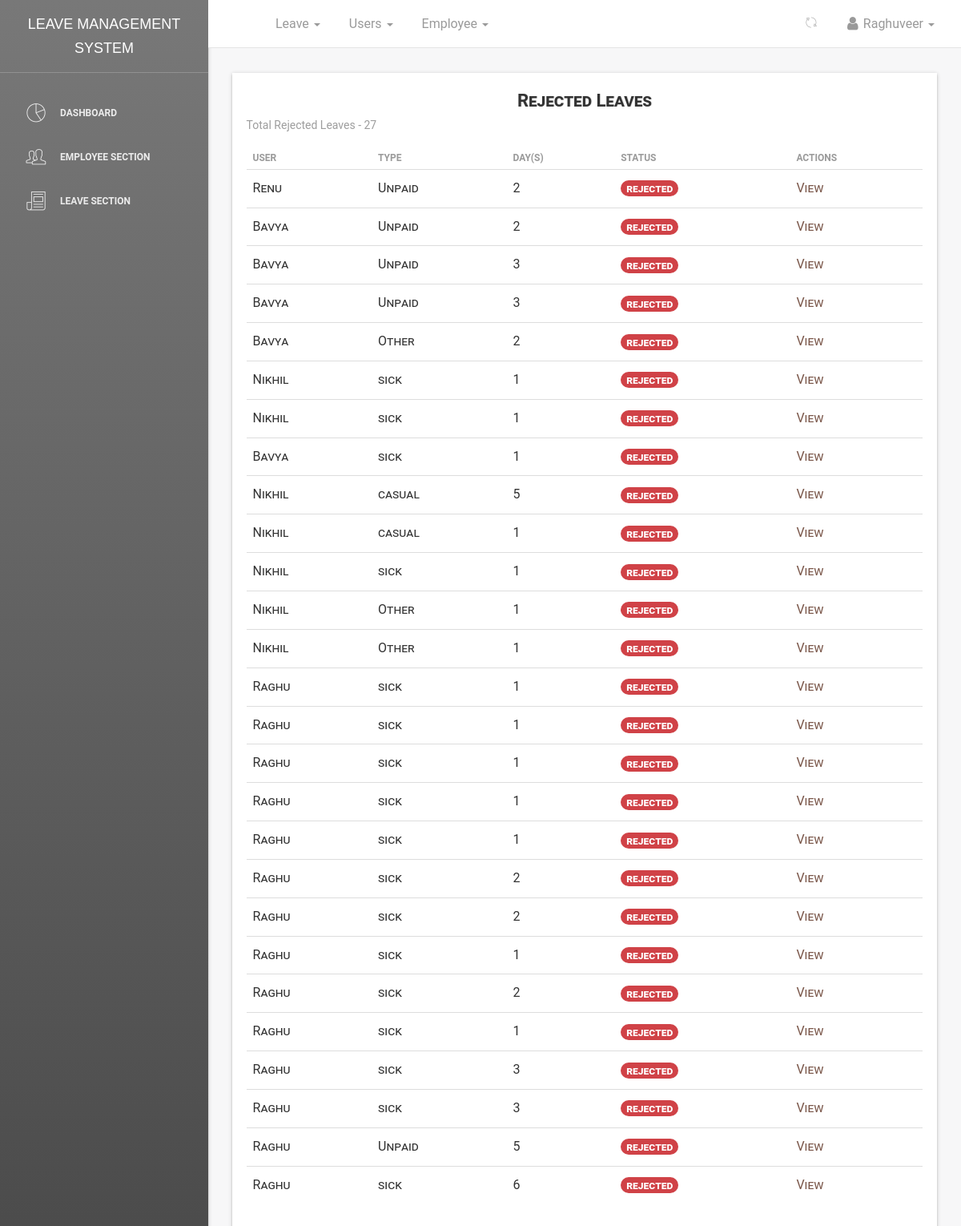
Screenshot of /dashboard/leaves/rejected/all/ (signed in) with the database file from the repository.
### leave/models.py (models this page shows, shortened)
class Leave(models.Model):
    user = models.ForeignKey(User, on_delete=models.CASCADE, default=1)
    startdate = models.DateField(verbose_name=_('Start Date'), help_text='leave start date is on ..', null=True,
                                 blank=False)
    enddate = models.DateField(verbose_name=_('End Date'), help_text='comes back on', null=True, blank=False)
    leavetype = models.CharField(choices=LEAVE_TYPE, max_length=25, default=SICK, null=True, blank=False)
    reason = models.CharField(verbose_name=_('Reason for Leave'), max_length=255,
                              help_text='add additional information for leave', null=True, blank=True)
    status = models.CharField(max_length=12, default='pending')  # pending,approved,rejected,cancelled
    is_approved = models.BooleanField(default=False)  # hide
    updated = models.DateTimeField(auto_now=True, auto_now_add=False)
    created = models.DateTimeField(auto_now=False, auto_now_add=True)
    objects = LeaveManager()
    Tempdays = 0
    date_of_approved_leave = 0
    class Meta:
        verbose_name = _('Leave')
        verbose_name_plural = _('Leaves')
        ordering = ['-created']  # recent objects
    def businessDays(self, startdate, enddate):
        from datetime import timedelta
        test_date1, test_date2 = startdate, enddate
        dates = (test_date1 + timedelta(idx+1) for idx in range((test_date2 - test_date1).days))
        res = sum(1 for day in dates if day.weekday() < 5)
        holiday_list = [
            (12, 25),  # Christmas
            (7, 4)  # New Year
        ]
        for holiday_month, holiday_day in holiday_list:
            holiday_date = startdate.replace(month=holiday_month, day=holiday_day)
            if startdate <= holiday_date <= enddate:
                res -= 1
        return res
    @property
    def leave_days(self):
        days_count = ''
        startdate = self.startdate
        enddate = self.enddate
        if startdate > enddate:
            return
        dates = (enddate - startdate)
        Leave.Tempdays = dates.days
        print("leaves applied", Leave.Tempdays)
        busineesDay = self.businessDays(startdate, enddate)
        print("busineesDay : ", busineesDay)
        Leave.Tempdays = busineesDay
        Leave.date_of_approved_leave = self.created
        return busineesDay

### dashboard/views.py (the view)
# urls.py: path('leaves/rejected/all/', views.leave_rejected_list, name='leavesrejected'),
def leave_rejected_list(request):
    dataset = dict()
    department_id = None
    if request.user.username == "Raghuveer":
        department_id = 3
    elif request.user.username == "Akhil":
        department_id = 4
    elif request.user.username == "Vasu":
        department_id = 2
    if department_id:
        leave = Leave.objects.all_rejected_leaves().filter(user__employee__department_id=department_id)
    dataset['leave_list_rejected'] = leave
    return render(request, 'dashboard/rejected_leaves_list.html', dataset)

### leave/manager.py (called while the page is built)
    def all_rejected_leaves(self):
        return super().get_queryset().filter(status='rejected').order_by('-created')

### templates/dashboard/rejected_leaves_list.html (shortened to what this page needs)
{% extends '_layout.html' %}
 {% block navheader %}
 	{% include 'includes/navheader_employee_app.html' %}
 {% endblock %}
 {% block content %}
        <section class="content">
            <section class="container-fluid">
            	   <section class="row">
                        <section class="col col-sm-8 offset-sm-2">
                        </section>
                    </section>
                	<div class="table-responsive table-shadow">
                		<div class="text-center table-description">
                			<h4 class="title-h3" style="text-shadow: 1px 0px rgba(0,0,0,0.11)">Rejected Leaves</h4>
                		</div>
                		<section class="total-leaves-count">
                			{% if leave_list_rejected %}
                			<p>Total Rejected Leaves - <span>{{ leave_list_rejected.count }}</span></p>
                			{% endif %}
                		</section>
                		<table class="table">
							  <thead>
							    <tr>
							      <th scope="col"><b>User</b></th>
							      <th scope="col"><b>Type</b></th>
							      <th scope="col"><b>Day(s)</b></th>
							      <th scope="col"><b>Status</b></th>
							      <th scope="col"><b>Actions</b></th>
							    </tr>
							  </thead>
							  <tbody>
							  	{% for leave in leave_list_rejected %}
							    <tr>
							      <td>{{ leave.user }}</td>
							      <td>{{ leave.leavetype}}</td>
							      <td>{{ leave.leave_days }}</td>
							      <td><span class="badge badge-success" style="background-color:#d04247; font-size: 14px;">{{ leave.status }}</span></td>
							      <td>
							      	<a href="{% url 'dashboard:userleaveview' leave.id %}" style="color: #795548;">
							      	    <span>View &nbsp;</span>
							      	</a>
							      </td>
							    </tr>
							    {% endfor %}
							  </tbody>
						</table>
					</div>
            </section>
        </section>
 {% endblock %}

### templates/includes/navheader_employee_app.html (shortened to what this page needs)
{% load static %}
<nav class="navbar navbar-default navbar-fixed shadow">
    <div class="container-fluid">
        <div class="collapse navbar-collapse">
            <ul class="nav navbar-nav navbar-left">
                <li>
                    <a href="" class="dropdown-toggle" data-toggle="dropdown">
                    </a>
                </li>
                <li class="dropdown">
                    <a href="" class="dropdown-toggle" data-toggle="dropdown">
                        <p>
                            Leave
                            <b class="caret"></b>
                        </p>
                    </a>
                </li>
                {% if request.user.is_superuser %}
                <li class="dropdown">
                    <a href="" class="dropdown-toggle" data-toggle="dropdown">
                        <p>
                            Users
                            <b class="caret"></b>
                        </p>
                    </a>
                </li>
                {% endif %}
                {% if request.user.is_superuser %}
                <li class="dropdown">
                    <a href="" class="dropdown-toggle" data-toggle="dropdown">
                        <p>
                            Employee
                            <b class="caret"></b>
                        </p>
                    </a>
                </li>
                {% endif %}
            </ul>
            <ul class="nav navbar-nav navbar-right">
                <li class="dropdown">
                    <a href="" class="dropdown-toggle refresh-page" data-toggle="dropdown" title="Refresh Current Page">
                        <i class="pe-7s-refresh-2"></i>
                    </a>
                </li>
                <li class="dropdown">
                    <a href="" class="dropdown-toggle" data-toggle="dropdown">
                        <p>
                            <i class="fa fa-user"></i> {{ request.user}}
                            <b class="caret"></b>
                        </p>
                    </a>
                </li>
            </ul>
        </div>
    </div>
</nav>

### rows the page displays
Leave: user "Renu", leavetype "Unpaid", leave_days "2", status "rejected"
Leave: user "Bavya", leavetype "Unpaid", leave_days "2", status "rejected"
Leave: user "Bavya", leavetype "Unpaid", leave_days "3", status "rejected"
Leave: user "Bavya", leavetype "Unpaid", leave_days "3", status "rejected"
Leave: user "Bavya", leavetype "Other", leave_days "2", status "rejected"
Leave: user "Nikhil", leavetype "sick", leave_days "1", status "rejected"
Leave: user "Nikhil", leavetype "sick", leave_days "1", status "rejected"
Leave: user "Bavya", leavetype "sick", leave_days "1", status "rejected"
Leave: user "Nikhil", leavetype "casual", leave_days "5", status "rejected"
Leave: user "Nikhil", leavetype "casual", leave_days "1", status "rejected"
Leave: user "Nikhil", leavetype "sick", leave_days "1", status "rejected"
Leave: user "Nikhil", leavetype "Other", leave_days "1", status "rejected"
Leave: user "Nikhil", leavetype "Other", leave_days "1", status "rejected"
Leave: user "Raghu", leavetype "sick", leave_days "1", status "rejected"
Leave: user "Raghu", leavetype "sick", leave_days "1", status "rejected"
Leave: user "Raghu", leavetype "sick", leave_days "1", status "rejected"
Leave: user "Raghu", leavetype "sick", leave_days "1", status "rejected"
Leave: user "Raghu", leavetype "sick", leave_days "1", status "rejected"
Leave: user "Raghu", leavetype "sick", leave_days "2", status "rejected"
Leave: user "Raghu", leavetype "sick", leave_days "2", status "rejected"
Leave: user "Raghu", leavetype "sick", leave_days "1", status "rejected"
Leave: user "Raghu", leavetype "sick", leave_days "2", status "rejected"
Leave: user "Raghu", leavetype "sick", leave_days "1", status "rejected"
Leave: user "Raghu", leavetype "sick", leave_days "3", status "rejected"
Leave: user "Raghu", leavetype "sick", leave_days "3", status "rejected"
Leave: user "Raghu", leavetype "Unpaid", leave_days "5", status "rejected"
Leave: user "Raghu", leavetype "sick", leave_days "6", status "rejected"

### other values shown
{{ request.user }} "Raghuveer"
{{ leave_list_rejected.count }} "27"
